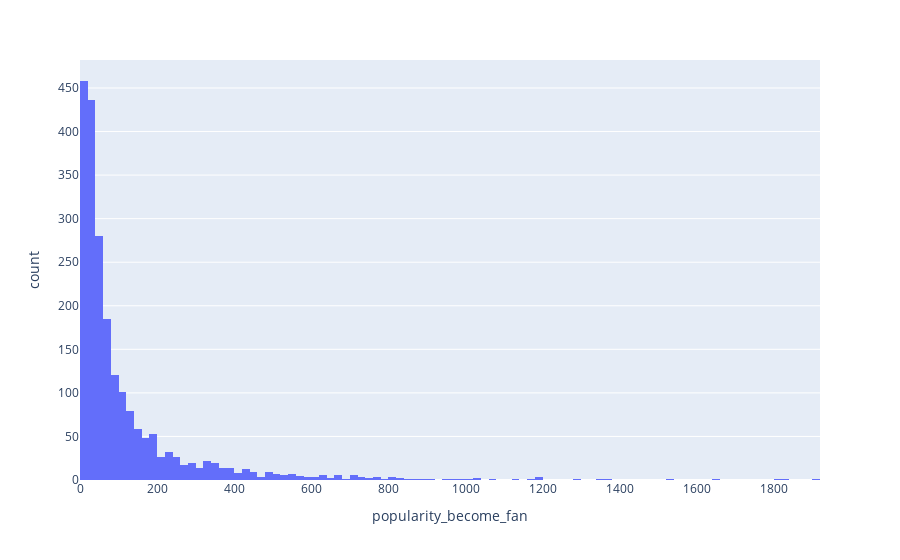

Here is the notebook cell this chart was saved with:
### Markdown cell above
The most frequent price segment for phones in recent years is budget-friendly, from 75 up to 225 euros. This might imply that there is a lot of competition in budget phonne segment, with many manufacturers offering many different phones in this price range.

A long tail with low counts imply that there are a few of premium flagship phones.

### Code cell
pdf = df[['popularity_become_fan']]
px.histogram(pdf, x='popularity_become_fan', nbins=100)

### Figure 1 — Plotly figure (JSON) as saved in the notebook; plotly's stock layout.template omitted (floating-point values rounded to 4 significant figures; data arrays with more than 128 entries replaced by an {"elided": "..."} marker saying what was removed)
{"data": [{"bingroup": "x", "hovertemplate": "popularity_become_fan=%{x}<br>count=%{y}<extra></extra>", "legendgroup": "", "marker": {"color": "#636efa", "pattern": {"shape": ""}}, "name": "", "nbinsx": 100, "orientation": "v", "showlegend": false, "type": "histogram", "x": {"elided": "2158 int values"}, "xaxis": "x", "yaxis": "y"}], "layout": {"barmode": "relative", "legend": {"tracegroupgap": 0}, "margin": {"t": 60}, "xaxis": {"anchor": "y", "domain": [0, 1], "title": {"text": "popularity_become_fan"}}, "yaxis": {"anchor": "x", "domain": [0, 1], "title": {"text": "count"}}}}
